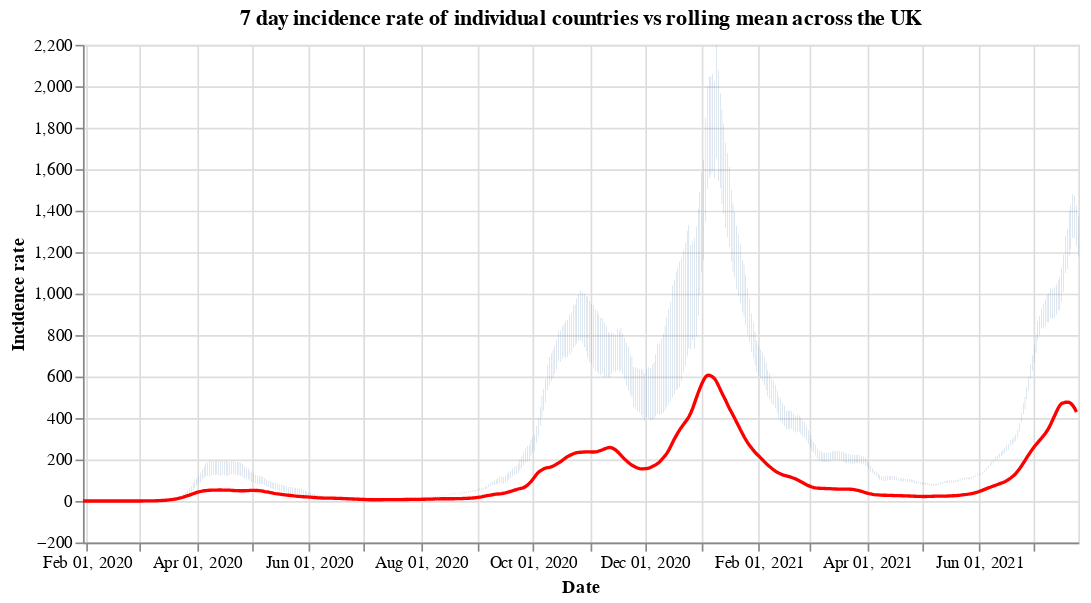

The cell this chart's notebook holds for it:
### Code cell
#collapse
countries = uk_cases['areaName'].unique()
countries.sort()

selection = alt.selection_single(
    name='Select',
    fields=['areaName'],
    init={'areaName': 'Wales'},
    bind={'areaName': alt.binding_select(options=countries)}
)

# scatter plot, modify opacity based on selection
bars = alt.Chart(uk_cases).mark_bar().add_selection(
    selection
).encode(
    x=alt.X("yearmonthdate(date):T", axis=alt.Axis(title='Date')),
    y=alt.Y("weeklyCasesRate:Q", axis=alt.Axis(title='Incidence rate')),
    tooltip='weeklyCasesRate:Q',
    opacity=alt.condition(selection, alt.value(1), alt.value(0))
).properties(title=f'7 day incidence rate of individual countries vs rolling mean across the UK', width=600)

line = alt.Chart(overview_cases).mark_line(
    color='red',
    size=2,
).transform_window(
    rolling_mean='mean(weeklyCasesRate)',
    frame=[0, 7]
).encode(
    x='yearmonthdate(date):T',
    y='rolling_mean:Q'
)

alt.layer(bars, line)

### Figure 1 — Vega-Lite specification as saved in the notebook (floating-point values rounded to 4 significant figures; data arrays with more than 128 entries replaced by an {"elided": "..."} marker saying what was removed)
{"config": {"view": {"continuousWidth": 400, "continuousHeight": 300}}, "layer": [{"data": {"name": "data-0ed918d8120649a1719720928bc23b7b"}, "mark": "bar", "encoding": {"opacity": {"condition": {"value": 1, "selection": "Select"}, "value": 0}, "tooltip": {"type": "quantitative", "field": "weeklyCasesRate"}, "x": {"type": "temporal", "axis": {"title": "Date"}, "field": "date", "timeUnit": "yearmonthdate"}, "y": {"type": "quantitative", "axis": {"title": "Incidence rate"}, "field": "weeklyCasesRate"}}, "selection": {"Select": {"type": "single", "fields": ["areaName"], "init": {"areaName": "Wales"}, "bind": {"areaName": {"input": "select", "options": ["England", "Northern Ireland", "Scotland", "Wales"]}}}}, "title": "7 day incidence rate of individual countries vs rolling mean across the UK", "width": 600}, {"data": {"name": "data-572960b4039644213304f7c2842298d1"}, "mark": {"type": "line", "color": "red", "size": 2}, "encoding": {"x": {"type": "temporal", "field": "date", "timeUnit": "yearmonthdate"}, "y": {"type": "quantitative", "field": "rolling_mean"}}, "transform": [{"window": [{"op": "mean", "field": "weeklyCasesRate", "as": "rolling_mean"}], "frame": [0, 7]}]}], "$schema": "https://vega.github.io/schema/vega-lite/v4.8.1.json", "datasets": {"data-0ed918d8120649a1719720928bc23b7b": {"elided": "2076 records"}, "data-572960b4039644213304f7c2842298d1": {"elided": "542 records"}}}
